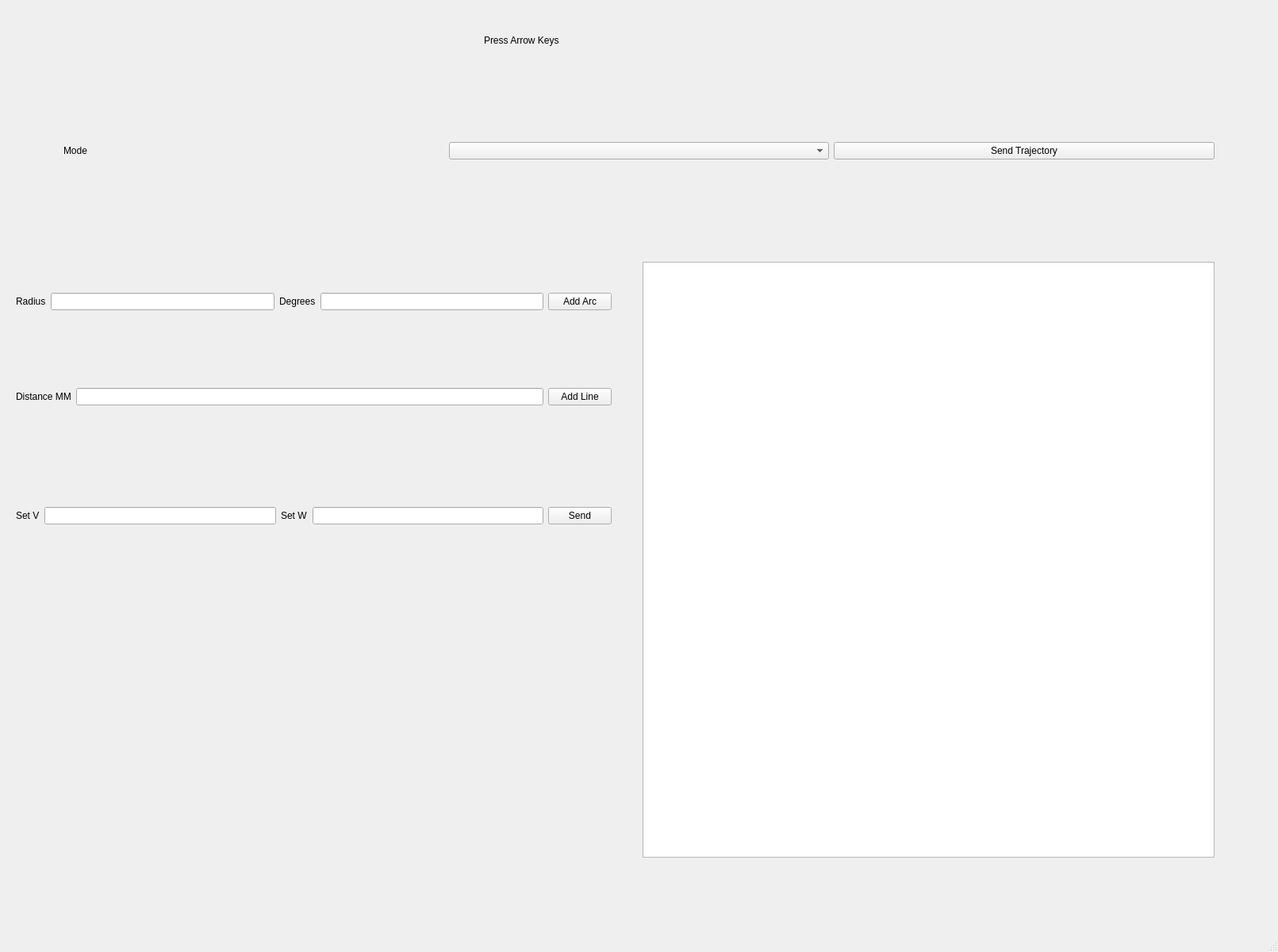
<?xml version="1.0" encoding="UTF-8"?>
<ui version="4.0">
 <class>MainWindow</class>
 <widget class="QMainWindow" name="MainWindow">
  <property name="geometry">
   <rect>
    <x>0</x>
    <y>0</y>
    <width>1611</width>
    <height>1200</height>
   </rect>
  </property>
  <property name="windowTitle">
   <string>Car App</string>
  </property>
  <widget class="QWidget" name="centralwidget">
   <widget class="QLabel" name="label">
    <property name="geometry">
     <rect>
      <x>610</x>
      <y>20</y>
      <width>461</width>
      <height>61</height>
     </rect>
    </property>
    <property name="text">
     <string>Press Arrow Keys</string>
    </property>
   </widget>
   <widget class="QWidget" name="horizontalLayoutWidget">
    <property name="geometry">
     <rect>
      <x>80</x>
      <y>150</y>
      <width>1451</width>
      <height>80</height>
     </rect>
    </property>
    <layout class="QHBoxLayout" name="horizontalLayout">
     <item>
      <widget class="QLabel" name="label_2">
       <property name="text">
        <string>Mode</string>
       </property>
      </widget>
     </item>
     <item>
      <widget class="QComboBox" name="ModeCombo"/>
     </item>
     <item>
      <widget class="QPushButton" name="SendTrajectoryBTN">
       <property name="text">
        <string>Send Trajectory</string>
       </property>
      </widget>
     </item>
    </layout>
   </widget>
   <widget class="QListView" name="listView">
    <property name="geometry">
     <rect>
      <x>810</x>
      <y>330</y>
      <width>721</width>
      <height>751</height>
     </rect>
    </property>
   </widget>
   <widget class="QWidget" name="horizontalLayoutWidget_2">
    <property name="geometry">
     <rect>
      <x>20</x>
      <y>340</y>
      <width>751</width>
      <height>80</height>
     </rect>
    </property>
    <layout class="QHBoxLayout" name="horizontalLayout_2">
     <item>
      <widget class="QLabel" name="label_3">
       <property name="text">
        <string>Radius</string>
       </property>
      </widget>
     </item>
     <item>
      <widget class="QLineEdit" name="RadiusEntry"/>
     </item>
     <item>
      <widget class="QLabel" name="label_4">
       <property name="text">
        <string>Degrees</string>
       </property>
      </widget>
     </item>
     <item>
      <widget class="QLineEdit" name="DegreesEntry"/>
     </item>
     <item>
      <widget class="QPushButton" name="AddArcBTN">
       <property name="text">
        <string>Add Arc</string>
       </property>
      </widget>
     </item>
    </layout>
   </widget>
   <widget class="QWidget" name="horizontalLayoutWidget_3">
    <property name="geometry">
     <rect>
      <x>20</x>
      <y>460</y>
      <width>751</width>
      <height>80</height>
     </rect>
    </property>
    <layout class="QHBoxLayout" name="horizontalLayout_3">
     <item>
      <widget class="QLabel" name="label_5">
       <property name="text">
        <string>Distance MM</string>
       </property>
      </widget>
     </item>
     <item>
      <widget class="QLineEdit" name="DistanceEntry"/>
     </item>
     <item>
      <widget class="QPushButton" name="AddLineBTN">
       <property name="text">
        <string>Add Line</string>
       </property>
      </widget>
     </item>
    </layout>
   </widget>
   <widget class="QWidget" name="horizontalLayoutWidget_4">
    <property name="geometry">
     <rect>
      <x>20</x>
      <y>610</y>
      <width>751</width>
      <height>80</height>
     </rect>
    </property>
    <layout class="QHBoxLayout" name="horizontalLayout_4">
     <item>
      <widget class="QLabel" name="label_6">
       <property name="text">
        <string>Set V</string>
       </property>
      </widget>
     </item>
     <item>
      <widget class="QLineEdit" name="SetV"/>
     </item>
     <item>
      <widget class="QLabel" name="label_7">
       <property name="text">
        <string>Set W</string>
       </property>
      </widget>
     </item>
     <item>
      <widget class="QLineEdit" name="SetW"/>
     </item>
     <item>
      <widget class="QPushButton" name="SendVandWBTN">
       <property name="text">
        <string>Send</string>
       </property>
      </widget>
     </item>
    </layout>
   </widget>
  </widget>
  <widget class="QMenuBar" name="menubar">
   <property name="geometry">
    <rect>
     <x>0</x>
     <y>0</y>
     <width>1611</width>
     <height>39</height>
    </rect>
   </property>
  </widget>
  <widget class="QStatusBar" name="statusbar"/>
 </widget>
 <resources/>
 <connections/>
</ui>
